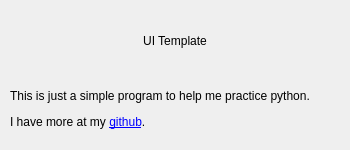
<?xml version="1.0" encoding="UTF-8"?>
<ui version="4.0">
 <class>Dialog</class>
 <widget class="QDialog" name="Dialog">
  <property name="geometry">
   <rect>
    <x>0</x>
    <y>0</y>
    <width>350</width>
    <height>150</height>
   </rect>
  </property>
  <property name="minimumSize">
   <size>
    <width>350</width>
    <height>150</height>
   </size>
  </property>
  <property name="maximumSize">
   <size>
    <width>350</width>
    <height>150</height>
   </size>
  </property>
  <property name="windowTitle">
   <string>About</string>
  </property>
  <property name="windowIcon">
   <iconset>
    <normaloff>images/ms_icon.jpg</normaloff>images/ms_icon.jpg</iconset>
  </property>
  <layout class="QVBoxLayout" name="verticalLayout">
   <property name="leftMargin">
    <number>10</number>
   </property>
   <property name="topMargin">
    <number>10</number>
   </property>
   <property name="rightMargin">
    <number>10</number>
   </property>
   <property name="bottomMargin">
    <number>10</number>
   </property>
   <item>
    <widget class="QLabel" name="label">
     <property name="sizePolicy">
      <sizepolicy hsizetype="Minimum" vsizetype="Minimum">
       <horstretch>0</horstretch>
       <verstretch>0</verstretch>
      </sizepolicy>
     </property>
     <property name="styleSheet">
      <string notr="true">font: 75 20pt &quot;MS Shell Dlg 2&quot;;</string>
     </property>
     <property name="text">
      <string>UI Template</string>
     </property>
     <property name="alignment">
      <set>Qt::AlignCenter</set>
     </property>
    </widget>
   </item>
   <item>
    <widget class="QLabel" name="label_2">
     <property name="text">
      <string>&lt;html&gt;&lt;head/&gt;&lt;body&gt;&lt;p&gt;This is just a simple program to help me practice python. &lt;/p&gt;&lt;p&gt;I have more at my &lt;a href=&quot;https://github.com/brianhammond&quot;&gt;&lt;span style=&quot; text-decoration: underline; color:#0000ff;&quot;&gt;github&lt;/span&gt;&lt;/a&gt;.&lt;/p&gt;&lt;/body&gt;&lt;/html&gt;</string>
     </property>
     <property name="openExternalLinks">
      <bool>true</bool>
     </property>
    </widget>
   </item>
  </layout>
 </widget>
 <resources/>
 <connections/>
</ui>
